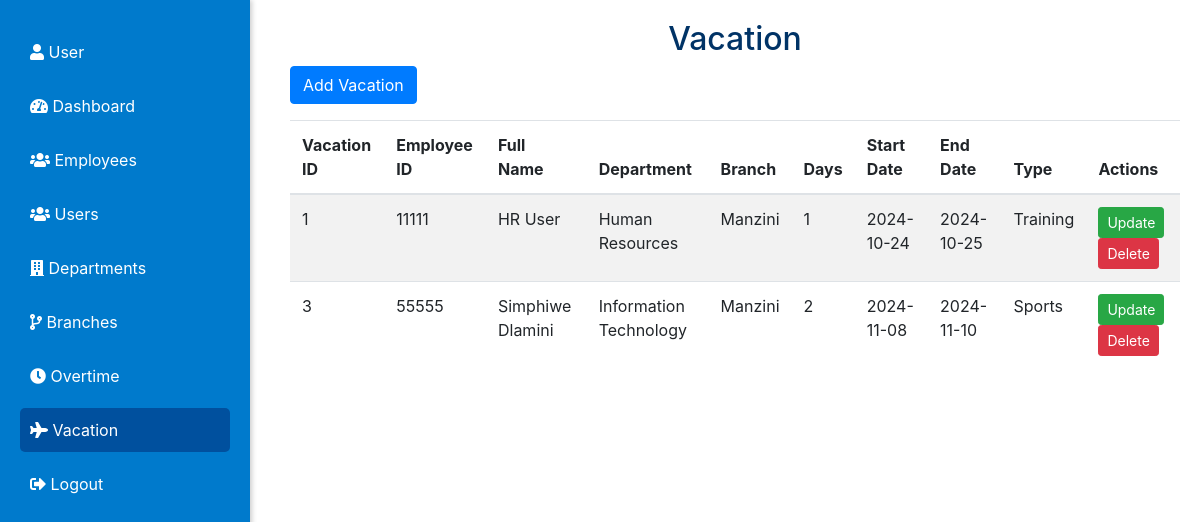
Screenshot of /pages/vacation.php (signed in) with the database file from the repository.
### tables this page shows
CREATE TABLE `vacation` (
  `VacationID` int(11) NOT NULL,
  `EmployeeID` varchar(50) DEFAULT NULL,
  `StartDate` date DEFAULT NULL,
  `NumberOfDays` int(11) DEFAULT NULL,
  `EndDate` date DEFAULT NULL,
  `VacationType` varchar(50) DEFAULT NULL
);

CREATE TABLE `employees` (
  `id` int(11) NOT NULL,
  `EmployeeID` varchar(50) NOT NULL,
  `NationalID` varchar(50) DEFAULT NULL,
  `FullName` varchar(100) DEFAULT NULL,
  `Gender` enum('Male','Female','Other') DEFAULT NULL,
  `Phone` varchar(15) DEFAULT NULL,
  `Nationality` varchar(50) DEFAULT NULL,
  `JobTitle` varchar(100) DEFAULT NULL,
  `DepartmentID` int(11) DEFAULT NULL,
  `BranchID` int(11) DEFAULT NULL
);

CREATE TABLE `departments` (
  `DepartmentID` int(11) NOT NULL,
  `DepartmentName` varchar(100) NOT NULL
);

CREATE TABLE `branch` (
  `BranchID` int(11) NOT NULL,
  `BranchName` varchar(100) NOT NULL
);

### pages/vacation.php (the view, shortened to what this page needs)
<?php
include '../includes/db.php';
$query = "SELECT v.VacationID, v.EmployeeID, v.NumberOfDays, v.StartDate, v.EndDate, v.VacationType, e.FullName, b.BranchName, d.DepartmentName
          FROM Vacation v
          LEFT JOIN Employees e  ON e.EmployeeID = v.EmployeeID
          LEFT JOIN Departments d ON e.DepartmentID = d.DepartmentID
          LEFT JOIN Branch b ON e.BranchID = b.BranchID";
$result = $conn->query($query);
?>
<!DOCTYPE html>
<html lang="en">
<head>
    <link rel="stylesheet" href="../css/styles.css">
    <link rel="stylesheet" href="https://maxcdn.bootstrapcdn.com/bootstrap/4.5.2/css/bootstrap.min.css">
    <link rel="stylesheet" href="https://cdnjs.cloudflare.com/ajax/libs/font-awesome/5.15.3/css/all.min.css">
</head>
<body>
<div class="sidebar">
    <ul class="list-unstyled">
        <li><a href="profile.php"><i class="fas fa-user"></i> <?php echo htmlspecialchars($_SESSION['username']); ?></a></li>
        <li><a href="dashboard.php"><i class="fas fa-tachometer-alt"></i> Dashboard</a></li>
        <li><a href="employees.php"><i class="fas fa-users"></i> Employees</a></li>
        <li><a href="users.php"><i class="fas fa-users"></i> Users</a></li>
        <li><a href="departments.php"><i class="fas fa-building"></i> Departments</a></li>
        <li><a href="branches.php"><i class="fas fa-code-branch"></i> Branches</a></li>
        <li><a href="overtime.php"><i class="fas fa-clock"></i> Overtime</a></li>
        <li><a href="vacation.php" class="active"><i class="fas fa-plane"></i> Vacation</a></li>
        <li><a href="logout.php"><i class="fas fa-sign-out-alt"></i> Logout</a></li>
    </ul>
</div>
    <div class="content" style="margin-left: 270px; padding: 20px;">
        <h2 class="text-center">Vacation</h2>
        <button class="btn btn-primary mb-3" data-toggle="modal" data-target="#addVacationModal">Add Vacation</button>
        <table class="table table-striped">
            <thead>
                <tr>
                    <th>Vacation ID</th>
                    <th>Employee ID</th>
                    <th>Full Name</th>
                    <th>Department</th>
                    <th>Branch</th>
                    <th>Days</th>
                    <th>Start Date</th>
                    <th>End Date</th>
                    <th>Type</th>
                    <th>Actions</th>
                </tr>
            </thead>
            <tbody>
                <?php while ($row = $result->fetch_assoc()): ?>
                <tr>
                    <td><?php echo $row['VacationID']; ?></td>
                    <td><?php echo $row['EmployeeID']; ?></td>
                    <td><?php echo $row['FullName']; ?></td>
                    <td><?php echo $row['DepartmentName']; ?></td>
                    <td><?php echo $row['BranchName']; ?></td>
                    <td><?php echo $row['NumberOfDays']; ?></td>
                    <td><?php echo $row['StartDate']; ?></td>
                    <td><?php echo $row['EndDate']; ?></td>
                    <td><?php echo $row['VacationType']; ?></td>
                    <td>
                    <button class="btn btn-success btn-sm" data-toggle="modal" data-target="#updateVacationModal"
                            onclick="fillUpdateModal(<?php echo $row['VacationID']; ?>, '<?php echo $row['EmployeeID']; ?>', '<?php echo $row['NumberOfDays']; ?>', '<?php echo $row['StartDate']; ?>', '<?php echo $row['EndDate']; ?>', '<?php echo $row['VacationType']; ?>')">Update</button>
                    <a href="delete_vacation.php?id=<?php echo $row['VacationID']; ?>" class="btn btn-danger btn-sm" onclick="return confirm('Are you sure you want to delete this vacation?');">Delete</a>
                </td>
                </tr>
                <?php endwhile; ?>
            </tbody>
        </table>
    </div>
</body>
</html>

### css/styles.css (style rules this page uses)
body { font-family: Arial, sans-serif; background-color: white; margin: 0; padding: 0; }
.sidebar { width: 220px; background: #003366; color: #ffffff; padding: 20px; position: fixed; height: 100%; top: 0; left: 0; box-shadow: 2px 0 5px rgba(0, 0, 0, 0.2); }
.sidebar ul { list-style-type: none; padding: 0; }
.sidebar li { margin: 10px 0; }
.sidebar a { color: #ffffff; text-decoration: none; padding: 10px; display: block; transition: background 0.3s; }
button { padding: 12px; margin: 10px 0; border: none; border-radius: 5px; background: #007acc; color: #ffffff; font-size: 16px; cursor: pointer; transition: background 0.3s; }
h2 { color: #003366; }
.sidebar { background-color: #007acc; height: 100vh; position: fixed; width: 250px; }
.sidebar a { color: white; text-decoration: none; }
.sidebar a.active { background-color: #00509e; color: white; border-radius: 5px; }

### rows the page displays
vacation: VacationID "1", EmployeeID "11111", employees.FullName "HR User", departments.DepartmentName "Human Resources", branch.BranchName "Manzini", NumberOfDays "1", StartDate "2024-10-24", EndDate "2024-10-25", VacationType "Training"
vacation: VacationID "3", EmployeeID "55555", employees.FullName "Simphiwe Dlamini", departments.DepartmentName "Information Technology", branch.BranchName "Manzini", NumberOfDays "2", StartDate "2024-11-08", EndDate "2024-11-10", VacationType "Sports"

### other values shown
$_SESSION['username'] "User"
